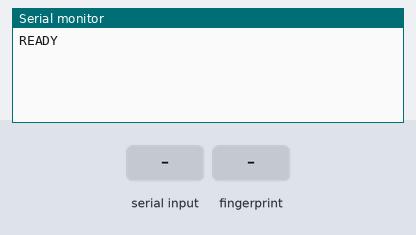
The sketch below on a simulated Arduino Uno, built with avr-gcc and run on an emulated ATmega328P. Shown: the last lines printed to the serial monitor. The test bench sets the inputs (shaded band).

Above: at 2.3 s.
2.4 s: "ENROLL\n" received over Serial
At 3.0 s:
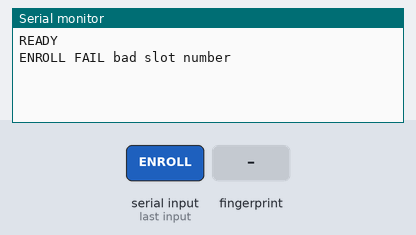
3.9 s: finger stored as number 1 placed on the sensor
At 5.4 s:
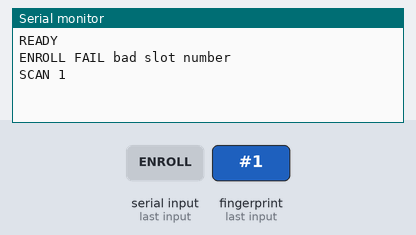
5.7 s: "DELETE\n" received over Serial
At 6.9 s:
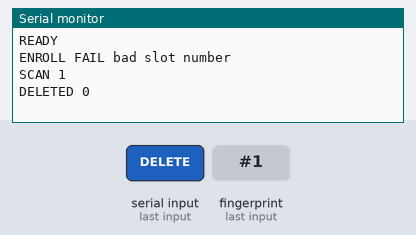
7.2 s: "ENROLL90\n" received over Serial
At 8.1 s:
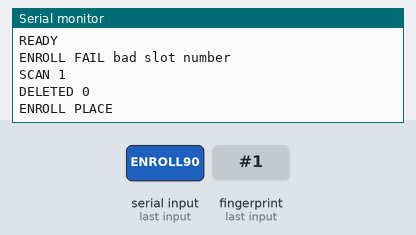
8.7 s: finger stored as number 1 placed on the sensor
At 11.4 s:
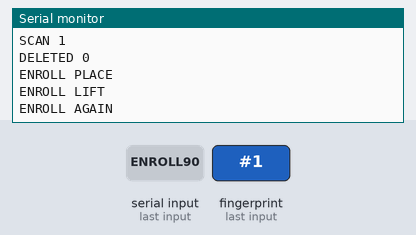
11.7 s: finger stored as number 1 placed on the sensor
At 12.5 s:
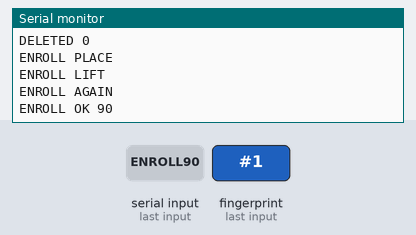

The sketch:

punchpoint_scanner.ino
```cpp
// PunchPoint scanner - Arduino Uno/Nano + R307 / AS608 / ZFM-20 fingerprint module.
//
// Wiring
//   sensor VCC  -> 5V  (some modules want 3.3V, check yours)
//   sensor GND  -> GND
//   sensor TX   -> D2
//   sensor RX   -> D3   (through a 1k + 2k divider if the module is 3.3V)
//
// Install the "Adafruit Fingerprint Sensor Library" from the Library Manager,
// upload this sketch, then plug the board into the PunchPoint server by USB and
// pick its port in Settings. One line goes out per event, which is all the
// server needs.

#include <Adafruit_Fingerprint.h>
#include <SoftwareSerial.h>

SoftwareSerial fpSerial(2, 3);
Adafruit_Fingerprint finger = Adafruit_Fingerprint(&fpSerial);

const unsigned long REPEAT_LOCKOUT = 4000;   // ignore the same finger for 4s
unsigned long lastScan = 0;

void setup() {
  Serial.begin(9600);            // must match the speed set in PunchPoint
  while (!Serial) { }
  finger.begin(57600);
  delay(100);
  if (finger.verifyPassword()) Serial.println("READY");
  else Serial.println("LOG fingerprint module not answering - check the wiring");
}

void loop() {
  if (Serial.available()) handleCommand(readLine());
  scanOnce();
}

String readLine() {
  String line = Serial.readStringUntil('\n');
  line.trim();
  return line;
}

void handleCommand(String cmd) {
  cmd.toUpperCase();
  if (cmd == "PING") Serial.println("READY");
  else if (cmd.startsWith("ENROLL")) enroll(cmd.substring(6).toInt());
  else if (cmd.startsWith("DELETE")) {
    int id = cmd.substring(6).toInt();
    Serial.println(finger.deleteModel(id) == FINGERPRINT_OK ? "DELETED " + String(id) : "LOG delete failed");
  }
}

void scanOnce() {
  if (finger.getImage() != FINGERPRINT_OK) return;
  if (finger.image2Tz() != FINGERPRINT_OK) return;
  if (finger.fingerFastSearch() != FINGERPRINT_OK) {
    if (millis() - lastScan > REPEAT_LOCKOUT) { Serial.println("NOMATCH"); lastScan = millis(); }
    return;
  }
  if (millis() - lastScan < REPEAT_LOCKOUT) return;
  lastScan = millis();
  Serial.print("SCAN ");
  Serial.println(finger.fingerID);          // -> the scanner slot PunchPoint stores
}

void enroll(int id) {
  if (id <= 0) { Serial.println("ENROLL FAIL bad slot number"); return; }
  Serial.println("ENROLL PLACE");
  if (!capture(1)) return;
  Serial.println("ENROLL LIFT");
  delay(1200);
  while (finger.getImage() != FINGERPRINT_NOFINGER) delay(100);
  Serial.println("ENROLL AGAIN");
  if (!capture(2)) return;
  if (finger.createModel() != FINGERPRINT_OK) { Serial.println("ENROLL FAIL the two scans did not match"); return; }
  if (finger.storeModel(id) != FINGERPRINT_OK) { Serial.println("ENROLL FAIL could not save to the scanner"); return; }
  Serial.print("ENROLL OK ");
  Serial.println(id);
}

bool capture(int slot) {
  unsigned long until = millis() + 20000;
  while (millis() < until) {
    if (finger.getImage() == FINGERPRINT_OK) {
      if (finger.image2Tz(slot) == FINGERPRINT_OK) return true;
      Serial.println("ENROLL FAIL that scan was too blurry");
      return false;
    }
    delay(80);
  }
  Serial.println("ENROLL FAIL timed out waiting for a finger");
  return false;
}
```

Measured:
- after the input at 2.4 s, the serial monitor: prints a new line at once (image 1)
- after the input at 3.9 s, the serial monitor: prints a new line after 0.32 s (image 2)
- after the input at 5.7 s, the serial monitor: prints a new line at once (image 3)
- after the input at 7.2 s, the serial monitor: prints a new line at once (image 4)
- after the input at 8.7 s, the serial monitor: prints a new line after 0.33 s (image 5)
- after the input at 11.7 s, the serial monitor: prints a new line after 0.25 s (image 6)
